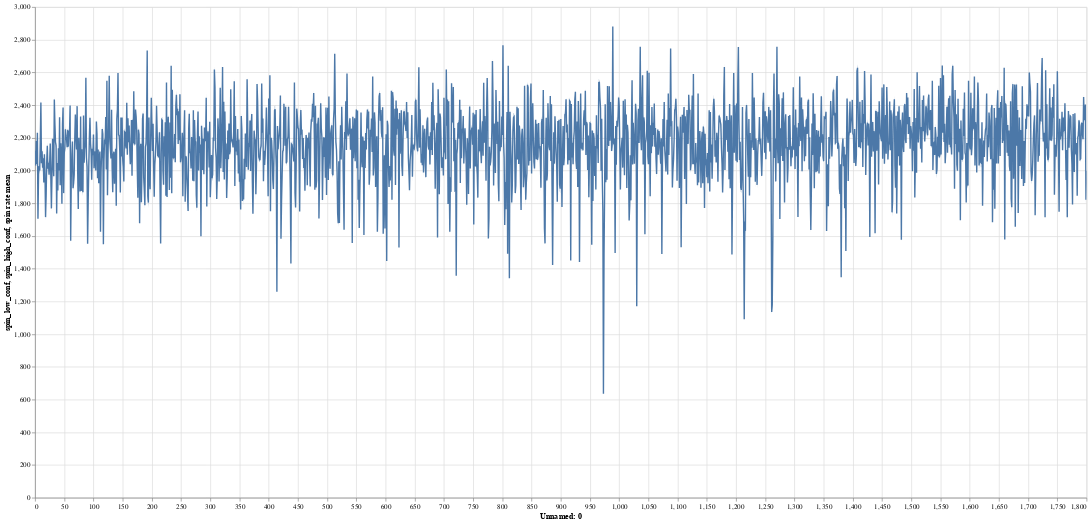

Notebook cell for this chart:
### Code cell
import altair as alt

line = alt.Chart(pre_joined_pitching_cnf_df.reset_index()).mark_line().encode(
    x='Unnamed: 0',
    y='spin rate mean'
)

band = line.mark_area(opacity=0.5).encode(
    x='Unnamed: 0',
    y='spin_low_conf',
    y2='spin_high_conf',
    tooltip=['name_last', 'name_first','spin_low_conf', 'spin_high_conf', 'spin_difference_conf','spin rate mean']
).properties(
    width=1500,
    height=700
).interactive()

band + line

### Figure 1 — Vega-Lite specification as saved in the notebook (floating-point values rounded to 4 significant figures; data arrays with more than 128 entries replaced by an {"elided": "..."} marker saying what was removed)
{"config": {"view": {"continuousWidth": 400, "continuousHeight": 300}}, "layer": [{"mark": {"type": "area", "opacity": 0.5}, "encoding": {"tooltip": [{"type": "nominal", "field": "name_last"}, {"type": "nominal", "field": "name_first"}, {"type": "quantitative", "field": "spin_low_conf"}, {"type": "quantitative", "field": "spin_high_conf"}, {"type": "quantitative", "field": "spin_difference_conf"}, {"type": "quantitative", "field": "spin rate mean"}], "x": {"type": "quantitative", "field": "Unnamed: 0"}, "y": {"type": "quantitative", "field": "spin_low_conf"}, "y2": {"field": "spin_high_conf"}}, "height": 700, "selection": {"selector038": {"type": "interval", "bind": "scales", "encodings": ["x", "y"]}}, "width": 1500}, {"mark": "line", "encoding": {"x": {"type": "quantitative", "field": "Unnamed: 0"}, "y": {"type": "quantitative", "field": "spin rate mean"}}}], "data": {"name": "data-5fda65273865138f3c7dfdc1388736fd"}, "$schema": "https://vega.github.io/schema/vega-lite/v4.8.1.json", "datasets": {"data-5fda65273865138f3c7dfdc1388736fd": {"elided": "1801 records"}}}
